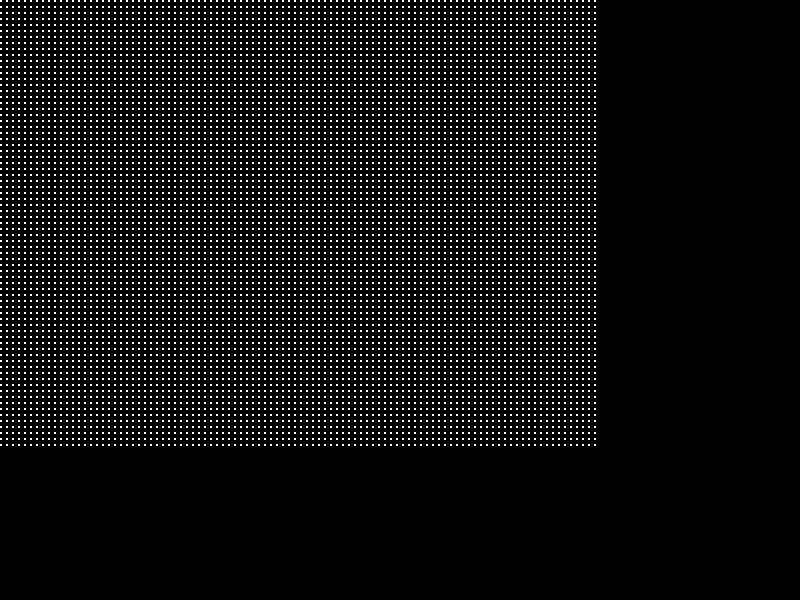
Frame 1 (no input)
Frame 60 (the mouse pressed at the canvas centre just before this capture): identical to frame 1, image omitted
Frame 120 (the mouse held since frame 60 and released just before this capture): identical to frame 1, image omitted

The Processing sketch that drew this single still picture (run headless with seeded random() and noise(); from frame 60 on, the mouse is pressed at the canvas centre):

// Processing sketch: sketch_151217a
// ── sketch_151217a.pde
//no glitches
void setup() {
  size(800, 600);
  noStroke();
}
void draw() {
  background(0);
  for(int y= 0; y<(height/8); y++) {
    for(int x= 0; x<(width/8); x++) {
      rect(x*6, y*6, 2, 2);
    }
  }
}
